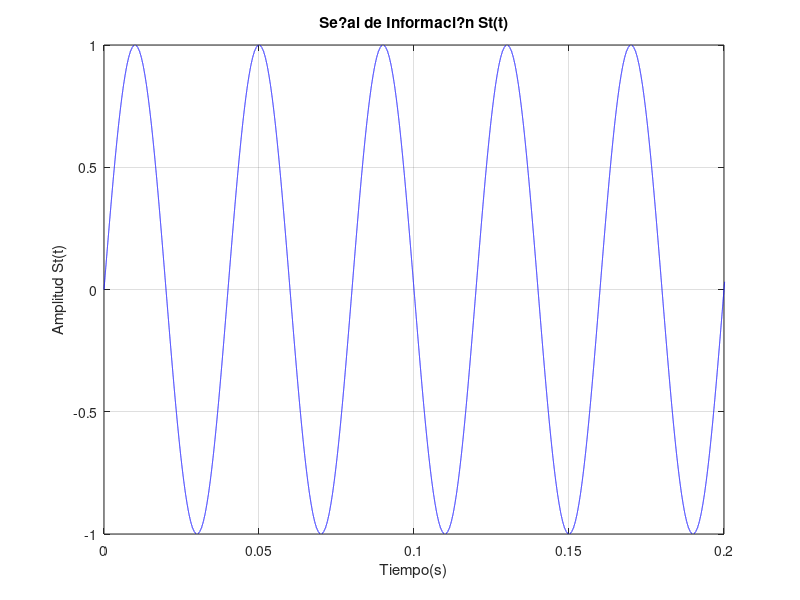
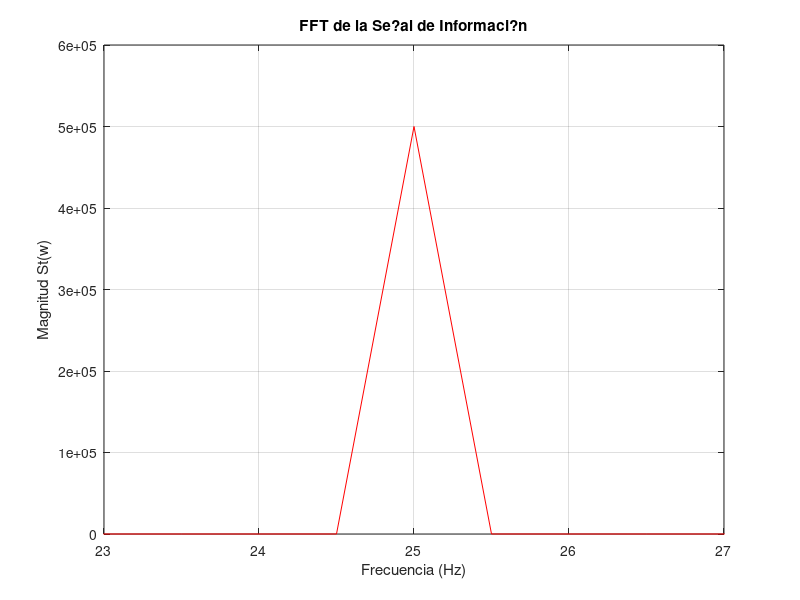
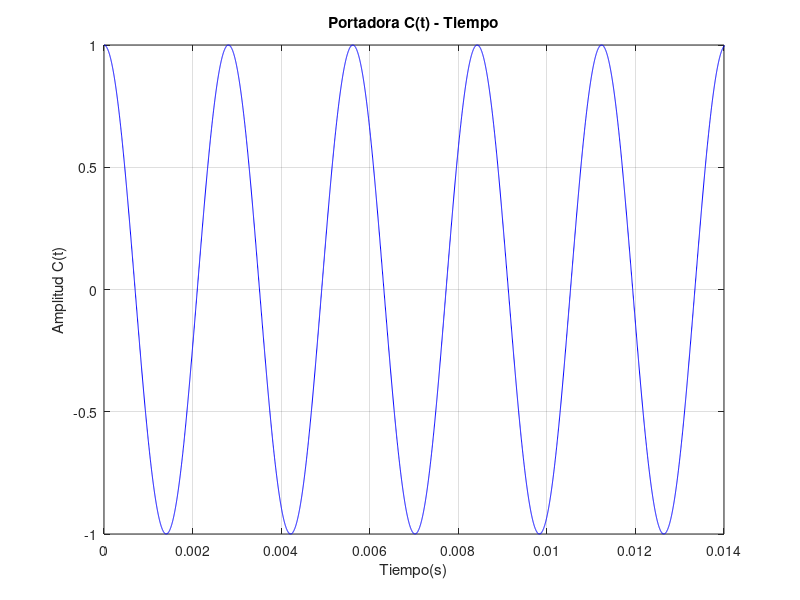
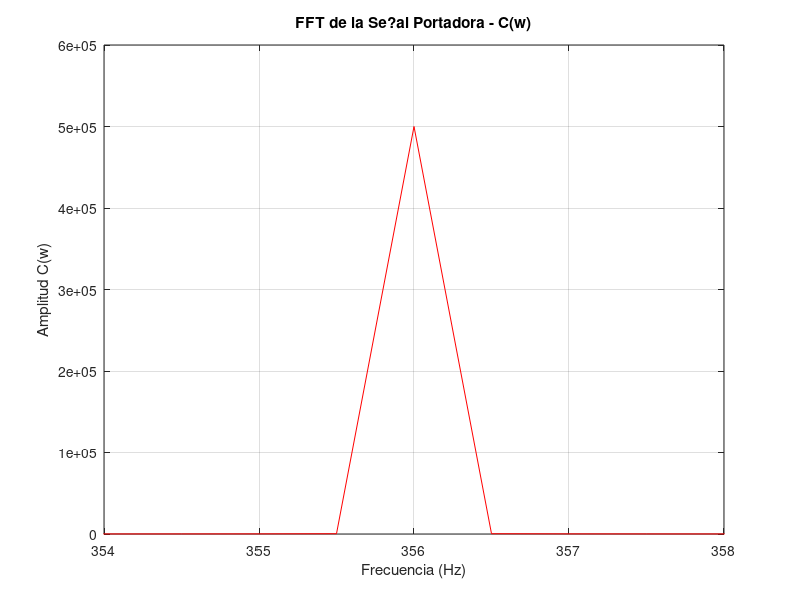

Reproduce these figures in MATLAB, in order. (Note: this script raises an error after producing the figures.)
%% Proyecto Final - Sistema de Comunicacion Inalambrico mediante AM (DSB-SC)
%% Juan Luis Garcia Pe?a #1088276 & Andy Paulo Ramirez #1087586
%% Implementacion en MATLAB - Simulation
clear all 
clc

%% Etapa Upconvertion

%Declarando e Inicializando
Fe= 25; %Frecuencia de la Se?al de Entrada
Fm = 500000; %Frecuencia de Muestreo - Sampling
t = 0:1/Fm:2; %Intervalo de analisis - Abscisa en el Dominio del Tiempo                            
St = sin(2*pi*Fe*t); %Se?al de Entrada - Banda Base

Fc = 356; %Frecuencia de la Se?al Portadora - Carrier
c = cos(2*pi*Fc*t); %Se?al Portadora           
Sm = c.*St; %Se?al Modulada                      
Ruido=0.02.*randn(1,length(Sm)); %Se?al de Ruido Auditivo
k=0.6;

%Graficando Se?al de Informacion S(t) - Tiempo 
figure (1)
plot(t,St,'b') 
ylabel('Amplitud St(t)')
xlabel('Tiempo(s)')
title('Se?al de Informaci?n St(t)')
xlim([0 0.2]); %limite de visualizaci?n
grid

% 'FFT de la Se?al de Informacion'
figure (2)
Fr1 = linspace(0,Fm,length(St))-Fm/2; %Arreglo para la evalucacion en frecuencia
plot(Fr1,abs(fftshift(fft(St))),'r') %Ploteo de la FFT de S(t)
ylabel('Magnitud St(w)')
xlabel('Frecuencia (Hz)')
title('FFT de la Se?al de Informaci?n')
grid
xlim([23 27])%Limite para la correcta visulizaci?n

%Portadora - tiempo
figure(3)
plot(t,c,'b')
xlabel('Tiempo(s)')
ylabel('Amplitud C(t)')
title('Portadora C(t) - Tiempo')
grid
xlim([0 0.014]);%Limite para correcta visualizaci?n

% Portadora - frecuencia 
figure(4)
plot(Fr1,fftshift(abs(fft(c))),'r') 
xlabel('Frecuencia (Hz)')
ylabel('Amplitud C(w)')
title('FFT de la Se?al Portadora - C(w)')
grid
xlim([354 358])%Limite para correcta visualizaci?n

% Se?al Modulada - Tiempo M(t)
figure(5)
plot(t,Sm,'r')
xlabel('Tiempo (s)')
ylabel('Amplitud Sm(t)')
title('Se?al Modulada Sm(t)')
xlim([0 0.1]);
grid

%Graficando las se?ales superpuestas
figure(6)
plot(t,St,'k')
hold on
plot(t,c,'b')
hold on
plot(t,Sm,'r')
xlabel('Tiempo (s)')
ylabel('Amplitud Sm(t)')
title('Se?ales Superpuestas')
xlim([0 0.1]);
hold off

% Se?al Modulada - frecuencia 
figure(7)
plot(Fr1,fftshift(abs(fft(Sm))),'r')
xlabel('Frecuencia (Hz)')
ylabel('Amplitud Sm(w)')
title('FFT de Se?al Modulada Sm(w)')
grid
xlim([330 382])

% % Se?al Demodulada no Filtrada - tiempo figure(8) plot(t,Sd,'k')
% xlabel('Tiempo (s)') ylabel('Magnitud x(t)') title('Se?al Demodulada Sm')
% xlim([0 2]); grid hold on plot(t,St,'r') hold off

% % Se?al DeModulada no Filtrada - Frecuencia figure(9)
% plot(Fr1,fftshift(abs(fft(Sd))),'r'); xlabel('Frecuencia (Hz)')
% ylabel('Amplitud') title('FFT de Se?al Demodulada') grid xlim([0 22])

%% Etapa 2: Respuesta en Frecuencia del Canal
  
%% Simulando para un canal ideal
aten = 1.*Sm; %Atenuando la Se?al para un Canal Ideal
Se2 = aten+Ruido; %A?adiendo el ruido generado a la se?al modulada

%Representacion de la Se?al Canalizada en el Tiempo
figure (8)
plot(t,Se2,'k')
xlabel('Tiempo(s)')
ylabel('Amplitud Sc(t)')
title('Se?al Distorsionada Sc(t) - Tiempo')
xlim([0  0.1])
ylim([-1.2 1.2])
hold on 
plot(t,Sm,'m')
hold off

%Representacion de la Se?al Canalizada en la Frecuencia
figure (9)
plot(Fr1,fftshift(abs(fft(Se2))),'r')
xlabel('Tiempo(s)')
ylabel('Amplitud Sc(w)')
title('Se?al Distorsionada Sc(w) - Frecuencia')
grid
xlim([330 382]) 


%% Simulando para un canal con una Respuesta en Frecuencia Plana 
aten = k.*Sm; %Atenuando la Se?al para un Canal Ideal
Se2 = aten+Ruido; %A?adiendo el ruido generado a la se?al modulada

%Representacion de la Se?al Canalizada en el Tiempo
figure (10)
plot(t,Se2,'k')
xlabel('Tiempo(s)')
ylabel('Amplitud Sc(t)')
title('Se?al Distorsionada Sc(t) - Tiempo - K=0.6')
xlim([0 0.1])
ylim([-1.2 1.2])
hold on 
plot(t,Sm,'m')
hold off

%Representacion de la Se?al Canalizada en la Frecuencia
figure (11)
plot(Fr1,fftshift(abs(fft(Se2))),'r')
xlabel('Tiempo(s)')
ylabel('Amplitud Sc(w)')
title('Se?al Distorsionada Sc(w) - Frecuencia - K=0.6')
grid
xlim([330 382]) 

%% Simulando para un canal con una Respuesta en Frecuencia Experimental
atene = 0.3.*Sm; %Atenuando la Se?al para un Canal Ideal
Se2 = atene+Ruido; %A?adiendo el ruido generado a la se?al modulada

%Representacion de la Se?al Canalizada en el Tiempo - Frecuencia Experimental
figure (12)
plot(t,Se2,'k')
xlabel('Tiempo(s)')
ylabel('Amplitud Sc(t)')
title('Se?al Distorsionada Sc(t) - Tiempo - K=0.3')
xlim([0 0.1])
ylim([-1.2 1.2])
hold on 
plot(t,Sm,'m')
hold off

%Representacion de la Se?al Canalizada en la Frecuencia - Frecuencia Experimental
figure (13)
plot(Fr1,fftshift(abs(fft(Se2))),'r')
xlabel('Tiempo(s)')
ylabel('Amplitud Sc(w)')
title('Se?al Distorsionada Sc(w) - Frecuencia - K=0.3')
grid
xlim([330 382]) 

%% Etapa 3: Downconvertion, Filtrado y Amplificacion
Sd = Se2.*c;  

% Se?al Demodulada no Filtrada - tiempo 
figure(14) 
plot(t,Sd,'k')
xlabel('Tiempo (s)') 
ylabel('Magnitud x(t)') 
title('Se?al Demodulada Sm')
xlim([0 0.1])
ylim([-1.2 1.2])
grid 
hold on 
plot(t,Sm,'r') 
hold off

%Se?al DeModulada no Filtrada - Frecuencia 
figure(15)
plot(Fr1,fftshift(abs(fft(Sd))),'r') 
xlabel('Frecuencia (Hz)')
ylabel('Amplitud') 
title('FFT de Se?al Demodulada') 
grid 
xlim([0 750])

% Filtro Pasa-Bajas - Chebyshev 0.5dB - 38Hz - Topolog?a Sallen-Key de Segundo Orden.
R=313468.864360944; %127361.47577152278; 
Rb=2494950.83846464837; %68000.20512743047226;
C2=0.000000011056751504428517; %0.00000009019341140737405; 
C1=0.000000033;

denom =([R*R*C1*C2 C2*(2*R) 1]);
hs = tf(1,denom)

% Configuracion del Diagrama de Bode
config = bodeoptions;
config.Grid = 'on';
config.FreqUnits = 'Hz';
config.MagUnits = 'abs';
figure(16)
bode(hs,config,'r')

% Analisis en el dominio del tiempo.
figure(17)
title('Se?al demodulada y filtrada superpuestas')
lsim(hs,Sd,t,'k')                                 
xlim([0.6 1])
grid 

% 
% Analisis en dominio de la frecuencia.
figure(18)
plot(Fr1,abs(fftshift(fft(lsim(hs,Sd,t)))),'b')
grid
title('FFT Canal de Salidad D(w))')
xlabel('Frecuencia (Hz)')
ylabel('Magnitud |Y(w)|')
xlim([10 750])
grid 
 
% Amplificando para vencer la atenuacion
Ham=7.31*hs; %6.45; 
figure (19)
title('Se?al transmitida vs se?al recibida vs demodulada ')
lsim(Ham,Sd,t,'k')
xlim([0.6 1])
ylim([-1 1])
grid 
hold on 
plot(t,St,'b')  
hold off


